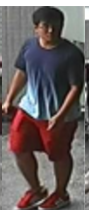
#> input picture fashion/testImage/test1.png, 89 x 210 px
$ jupyter execute --allow-errors dominant_color.ipynb   (shell and % lines are left out)
#> lines starting #> are read from the running program, lines starting #| are printed output that depends on the picture; long printed decimals are rounded
# Dominant Color Tutorial
*Reference*:
- https://stackoverflow.com/questions/11854847/how-can-i-display-an-image-from-a-file-in-jupyter-notebook?rq=1
- https://matplotlib.org/examples/color/named_colors.html
- https://opencv-python-tutroals.readthedocs.io/en/latest/py_tutorials/py_ml/py_kmeans/py_kmeans_opencv/py_kmeans_opencv.html

[cell 1]
import cv2
import numpy as np
from skimage import io

#> (the rest of this cell did not finish here and is left out)

[cell 2]
import matplotlib.pyplot as plt

#> (a cell that did not finish here is left out)

#> (a cell that did not finish here is left out)

#> (a cell that did not finish here is left out)

#> (a cell that did not finish here is left out)

#> (a cell that did not finish here is left out)

#> (a cell that did not finish here is left out)

#> (a cell that did not finish here is left out)

#> (a cell that did not finish here is left out)

[cell 11]
def getDominantColor(img):
    pixels = np.float32(img.reshape(-1, 3))

    n_colors = 5
    criteria = (cv2.TERM_CRITERIA_EPS + cv2.TERM_CRITERIA_MAX_ITER, 200, 0.1)
    flags = cv2.KMEANS_RANDOM_CENTERS

    _, labels, palette = cv2.kmeans(pixels, n_colors, None, criteria, 10, flags)
    _, counts = np.unique(labels, return_counts=True)
    palette = palette/255
    dominant = palette[np.argmax(counts)]
    print("palette : {}".format(palette))
    print("dominant : {}".format(dominant))
    return palette, dominant

[cell 12]
cv2.TERM_CRITERIA_EPS

[cell 13]
cv2.TERM_CRITERIA_MAX_ITER

[cell 14]
def showPaletteColors(palette):
    for color in palette:
        print(color)
        plt.imshow([[color]])
        plt.show()

#> (a cell that did not finish here is left out)

#> (a cell that did not finish here is left out)

#> (a cell that did not finish here is left out)

[cell 18]
image_path = 'testImage/test1.png'
img = io.imread(image_path)[120:150, 10:20, :-1]
print(img.shape)
#| (30, 10, 3)
plt.imshow(img)
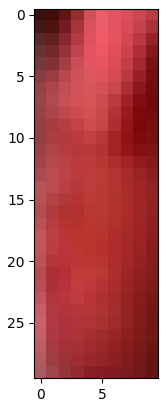
#> figure drawn by matplotlib, 1 panel

[cell 19]
palette, dominant = getDominantColor(img)
#> in getDominantColor, `pixels = np.float32(img.reshape(-1, 3))`: pixels = 300 rows, first 8: [54, 18, 14], [67, 11, 9], [100, 19, 20], [148, 44, 48], [206, 80, 88], [232, 94, 105], [227, 85, 99], [219, 78, 92]
#> in getDominantColor, `_, labels, palette = cv2.kmeans(pixels, n_colors, None, criteria, 10, ..`: labels = 300 values, max 4 at index 33, min 0 at index 9, mean 1.56; palette = [[180.2, 53.57, 55.04], [112.2, 21.62, 21.92], [148.4, 35.06, 36.25], [210.8, 81.9, 90.92], [168.6, 69.26, 75.66]]
#> in getDominantColor, `_, counts = np.unique(labels, return_counts=True)`: counts = [108, 39, 67, 48, 38]
#> in getDominantColor, `palette = palette/255`: palette = [[0.707, 0.21, 0.216], [0.44, 0.0848, 0.086], [0.582, 0.137, 0.142], [0.827, 0.321, 0.357], [0.661, 0.272, 0.297]]
#> in getDominantColor, `dominant = palette[np.argmax(counts)]`: dominant = [0.707, 0.21, 0.216]
#| palette : [[0.7065   0.2101  0.2158]
#|  [0.4401 0.08477 0.08597]
#|  [0.5821 0.1375 0.1422]
#|  [0.8266 0.3212 0.3565]
#|  [0.6611  0.2716 0.2967]]
#| dominant : [0.7065   0.2101  0.2158]
#> dominant = [0.707, 0.21, 0.216]

[cell 20]
plt.imshow([[dominant]])
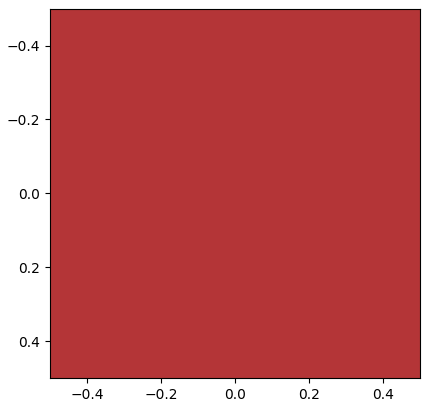
#> figure drawn by matplotlib, 1 panel

[cell 21]
def plotColorHistogram(img):
    color = ('b','g','r')
    for channel,col in enumerate(color):
        histr = cv2.calcHist([img],[channel],None,[256],[0,256])
        plt.plot(histr,color = col)
        plt.xlim([0,256])
    plt.title('Histogram for color scale picture')
    plt.show()
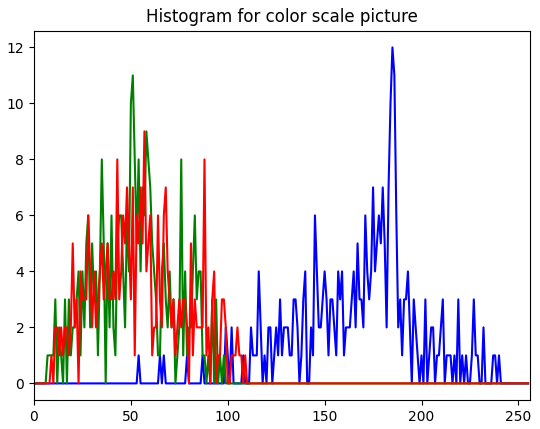
#> figure drawn by matplotlib, 1 panel; curve peaks at x = 185, y = 12; curve peaks at x = 51, y = 11; curve peaks at x = 57, y = 9

[cell 22]
plotColorHistogram(img)

[cell 23]
palette, dominant = getDominantColor(img)
#| palette : [[0.4458 0.08655 0.08768]
#|  [0.8286 0.3211   0.3568 ]
#|  [0.7088  0.2114 0.2172]
#|  [0.5887    0.142 0.1471]
#|  [0.6648  0.2747 0.2996 ]]
#| dominant : [0.7088  0.2114 0.2172]
#> palette = [[0.446, 0.0866, 0.0877], [0.829, 0.321, 0.357], [0.709, 0.211, 0.217], [0.589, 0.142, 0.147], [0.665, 0.275, 0.3]]; dominant = [0.709, 0.211, 0.217]
